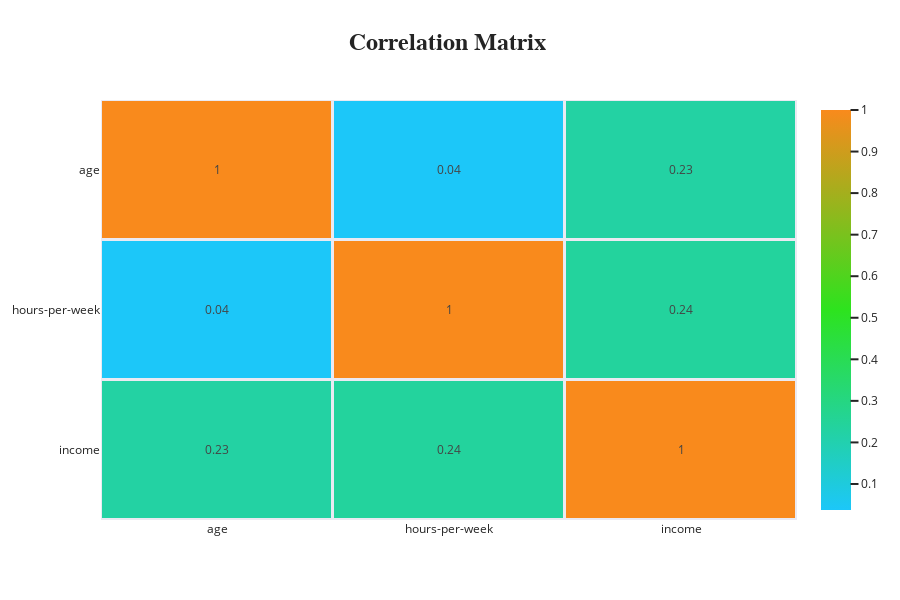

Notebook cell for this chart:
### Markdown cell above
## Correlation matrix before preprocessing (only 3 as other variables aren't in numerical form)

### Code cell
import plotly.graph_objects as go

colors = ['#1CC7F9', '#2DE31E', '#F98A1C']
corr_before = df[['age', 'hours-per-week', 'income']].corr()
fig = go.Figure(data= go.Heatmap(z=corr_before,
                                 x=corr_before.index.values,
                                 y=corr_before.columns.values,
                                 colorscale=colors,
                                 text = corr_before.round(2), texttemplate="%{text}", xgap=3, ygap=3
                                 )
                )
fig.update_layout(title_text='<b>Correlation Matrix <b>',
                  title_x=0.5,
                  titlefont={'size': 24, 'family': 'Courier New'},
                  width=900, height=600,
                  xaxis_showgrid=False,
                  yaxis_showgrid=False,
                  yaxis_autorange='reversed', 
                  paper_bgcolor=None,
                  template='seaborn'
                  )

### Figure 1 — Plotly figure (JSON) as saved in the notebook; plotly's stock layout.template omitted (floating-point values rounded to 4 significant figures)
{"data": [{"colorscale": [[0, "#1CC7F9"], [0.5, "#2DE31E"], [1, "#F98A1C"]], "text": [[1, 0.04, 0.23], [0.04, 1, 0.24], [0.23, 0.24, 1]], "texttemplate": "%{text}", "type": "heatmap", "x": ["age", "hours-per-week", "income"], "xgap": 3, "y": ["age", "hours-per-week", "income"], "ygap": 3, "z": [[1, 0.03735, 0.2254], [0.03735, 1, 0.2392], [0.2254, 0.2392, 1]]}], "layout": {"height": 600, "title": {"font": {"family": "Courier New", "size": 24}, "text": "<b>Correlation Matrix <b>", "x": 0.5}, "width": 900, "xaxis": {"showgrid": false}, "yaxis": {"autorange": "reversed", "showgrid": false}}}
